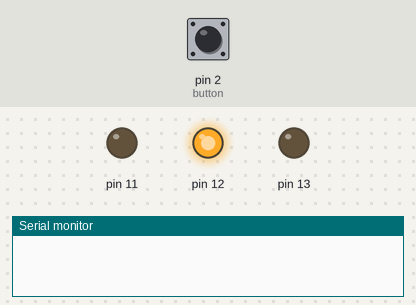
This sketch was run on a simulated Arduino Uno, built with avr-gcc and run on an emulated ATmega328P. Shown: output pins drawn as LEDs (lit = HIGH), the last lines printed to the serial monitor. Inputs (shaded band) come from the test bench; at power-on: pin 2 (button) LOW.

Above: at 1.2 s.
1.3 s: pin 2 (button) pulled HIGH for 1 s
At 3.2 s:
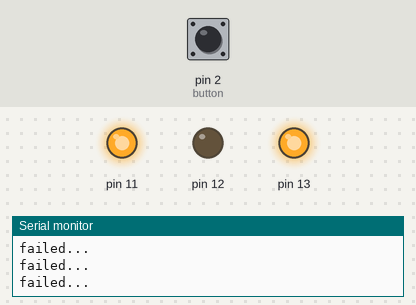
4.3 s: pin 2 (button) pulled HIGH for 0.15 s
7.3 s: pin 2 (button) pulled HIGH for 3.2 s
At 12.0 s:
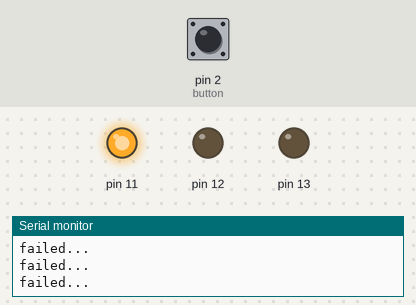
Timing chart, 0 to 19.0 s (numbered marks = the images above; inputs shaded):
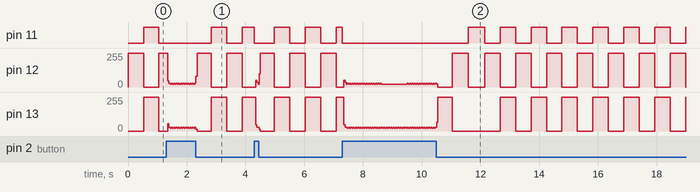

Measured:
- by itself, pin 11: repeats every 1.1 s: HIGH 0.55 s, LOW 0.53 s

The sketch:

FlashSaurus54.ino
```cpp
/****************************************************************************/
/* FlashSaurus54 概要                                                       */
/****************************************************************************/

/**
 * フラッシュサウルス54
 *
 * 説明用に作られた、Arduino 向けフラッシュザウルス
 *
 * 見やすくするため略記できるところもわざと冗長に書いた
 * 説明に合わせるため最善でない表現あり
 * 動けばいいやの精神、プロトタイプ宣言やヘッダファイルなどは見なかったことにする
 * コメント超多め、一部 Javadoc 風
 *
 * @author 高校電工54期
 */

/****************************************************************************/
/* 外部ファイルの読み込み                                                      */
/****************************************************************************/

#include "Button.cpp"
#include "LED.cpp"

/****************************************************************************/
/* 変数 / 定数の宣言                                                          */
/****************************************************************************/

const unsigned int GAME_FREQUENCY = 500;

// 操作用ボタンのインスタンスを作成
Button button = Button(2);

// LED のインスタンスを作成
LED leds[] = {
  LED(13),
  LED(12),
  LED(11)
};

// 配列 leds の要素数を計算
const unsigned int ledsSize = sizeof(leds) / sizeof(LED);

// loop で呼ばれる関数のポインタ
void (* process)();

// 1 [ms] 毎に 1 インクリメントされる変数 (delay は処理のすべてが止まってしまうため基本使わない)
unsigned long timer = -1;

/****************************************************************************/
/* Arduino 要求関数の実装                                                     */
/****************************************************************************/

/**
 * 初期設定を行なう関数
 * 各種インスタンスの生成は変数の宣言時点でしてしまってるため不要
 */
void setup() {
  // シリアル通信を開始
  Serial.begin(9600);

  // プロトタイプ宣言をしていない都合で preparation を初期値にすることができない為ここでする
  process = preparation;
}

/**
 * ループ関数
 * process を実行し続ける
 * 管理しにくいので、1 ループ毎に 1 [ms] 停止する
 * ゲームそのものに影響はないはず
 */
void loop() {
  process();
  timer++;
  delay(1);
}

/****************************************************************************/
/* 独自の関数                                                               */
/****************************************************************************/

/**
 * loop で呼ばれる関数を設定する
 * timer をリセット、LED もいったんすべて消灯する
 * @param 設定される関数のポインタ
 */
void setProcess(void (*paramProcess)()) {

  process = paramProcess;
  timer = -1;

  for (int i = 0; i < ledsSize; i++) {
    leds[i].set(false);
  }

}

/**
 * 遊ばれるまでの待機中に呼ばれる関数
 * アニメーションとかしておく
 */
void preparation() {

  /*
   * アニメーション用の変数
   * 関数内変数は通常は関数の呼ばれる度にリセットされるが、static のついたものはその限りでない
   */
  // 前回アニメ―トしたときの状態を保存しておく
  static bool before = true;

  /*
   * アニメータ本体
   */

  // GAME_FREQUENCY [ms] 秒に一度切り替える <=> counter ≡ 0 (mod GAME_FREQUENCY)
  if (timer % GAME_FREQUENCY == 0) {

    // before を反転させる
    // 反転させたので、before といいつつこの場面では現在のことを表している
    before = !before;

    for (int i = 0; i < ledsSize; i++ ) {

    // 偶数番目の LED かそうでないかで場合分け
      if (i % 2 == 0) {
        leds[i].set(before);
      }

      else {
        leds[i].set(!before);
      }

    }

  }

  /*
   * ステータス遷移判定
   * ボタンが押されていれば、プロセスを game に変更
   * 関数内変数のリセットもしておく
   */
  if (button.isPushed()) {
    before = true;
    setProcess(game);
  }

}

/**
 * ゲーム本体を司る関数
 */
void game() {

  /*
   * ボタンが押されているかの判定
   */

  // 処理する LED を選択
  unsigned int index = timer / GAME_FREQUENCY;

  // 押されていれば終了
  if (button.isPushed()) {

    // (led の数 - 1) と index が等しいなら成功
    if (index == ledsSize - 1) {
      setProcess(successful);
    }

    else {
      setProcess(failed);
    }

  }

  // 押されていなければ LED 遷移、ただし GAME_FREQUENCY [ms] に 1 回だけ
  else if (timer % GAME_FREQUENCY == 0) {

    // led の数より index が小さければ、ゲームが続行されている
    if (index < ledsSize) {

      // 点灯
      leds[index].set(true);

      // 1 つ前の LED を消灯、ただし初回はスルー
      if (0 < index) {
        leds[index - 1].set(false);
      }

    }

    // led の数と index が等しければ失敗扱いで終了
    else {
      setProcess(failed);
    }

  }

}

/**
 * ゲームが成功したときに呼ばれる関数
 */
void successful() {
  Serial.println("successful!");
  setProcess(preparation);
}

/**
 * ゲームが失敗したときに呼ばれる関数
 */
void failed() {
  Serial.println("failed...");
  setProcess(preparation);
}
```

Button.cpp
```cpp
/****************************************************************************/
/* 外部ファイルの読み込み                                                   */
/****************************************************************************/

#include "Arduino.h"

/****************************************************************************/
/* クラスの宣言                                                             */
/****************************************************************************/

/**
 * プッシュボタンを扱うクラス
 */
class Button {

  private:
    // ボタンが接続されているピン番号
    int pin;
    // 一瞬前のボタンの状態
    bool beforeStatus = false;

  public:
    /**
     * コンストラクタ
     * @param paramPin ボタンのピン番号
     */
    Button(int paramPin) {
      pin = paramPin;
      pinMode(paramPin, INPUT);
    }

    /**
     * ボタンが押されているかどうかを返す関数
     * 押される→離される で 1 操作
     */
    bool isPushed() {

      // いま入力されている 且つ 一瞬前に押されていなかった
      if (digitalRead(pin) == HIGH && beforeStatus == false)
          beforeStatus = true;

      // いま入力されていない かつ 一瞬前まで押され続けていた
      else if (beforeStatus) {
          beforeStatus = false;
          return true;
      }

      return false;

    }

};
```

LED.cpp
```cpp
/****************************************************************************/
/* 外部ファイルの読み込み                                                   */
/****************************************************************************/

#include "Arduino.h"

/****************************************************************************/
/* クラスの宣言                                                             */
/****************************************************************************/

/**
 * LED を扱うクラス
 */
class LED {

  private:
    // LED が接続されているピン番号
    int pin;

  public:
    /**
     * コンストラクタ
     * @param paramPin LED のピン番号
     */
    LED(int paramPin) {
      pin = paramPin;
      pinMode(pin, OUTPUT);
    }

    /**
     * LED の状態を設定する関数
     * @param value true->点灯, false->消灯
     */
    void set(bool value) {
      digitalWrite(pin, value);
    }

};
```
